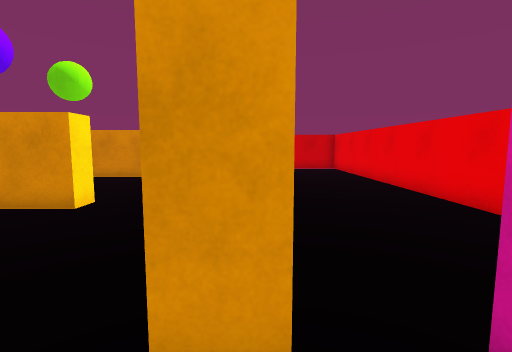
View 1 (above)

24 first-person views from a walk through a scene from a Unity 3-D project. The camera is 1.4 m above the floor, tilts 6° down and sees 85° across. The floor is counted in squares, 1 m on a side. Each view is taken from the middle of a square. On the plan, view 1 faces up. The plan holds only what a view shows up to about 14 squares ahead; the rest is blank. The player character is not drawn.

View 2
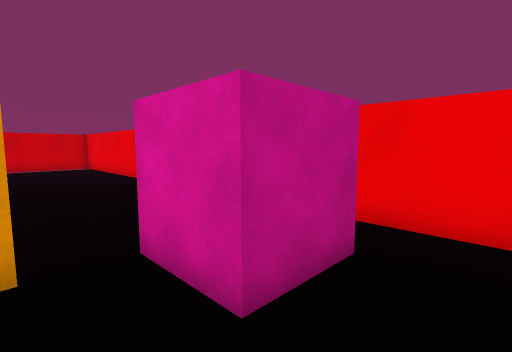

View 3
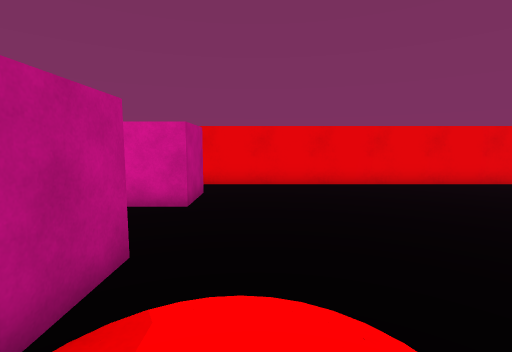

View 4
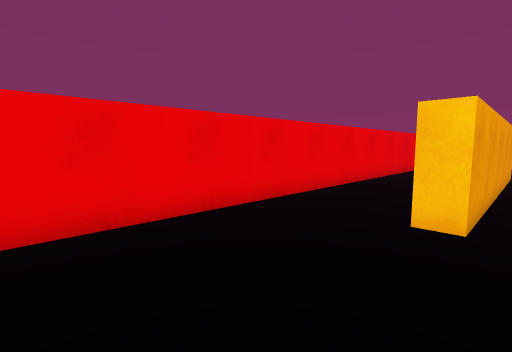

View 5
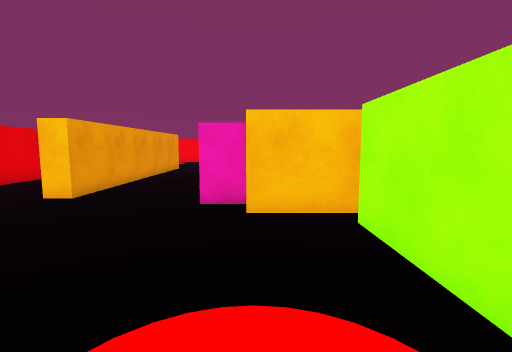

View 6
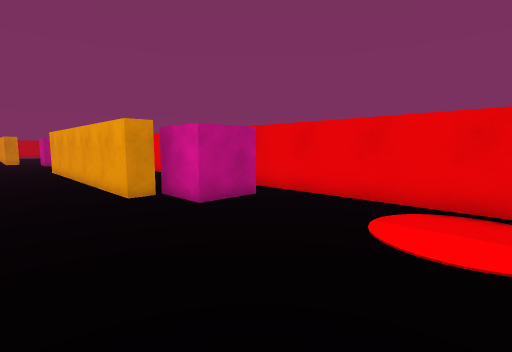

View 7
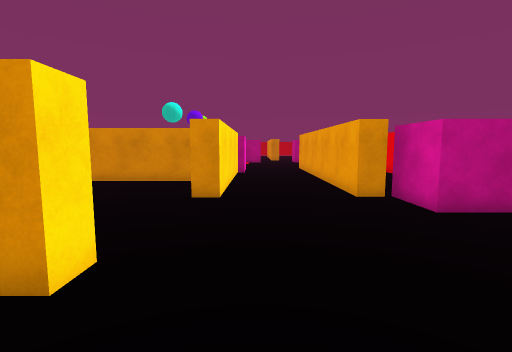

View 8
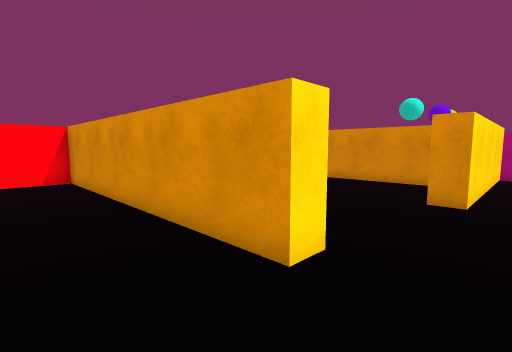

View 9
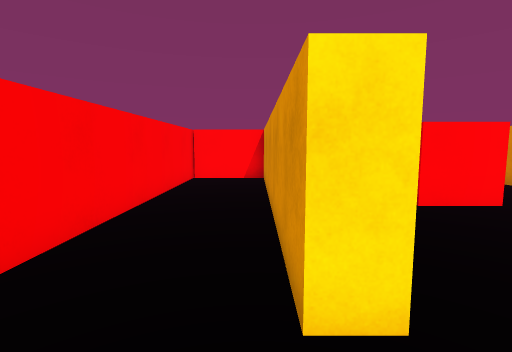

View 10
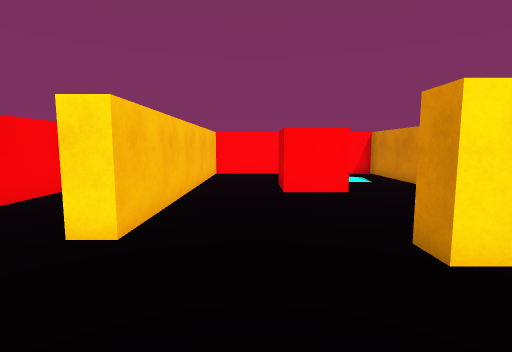

View 11
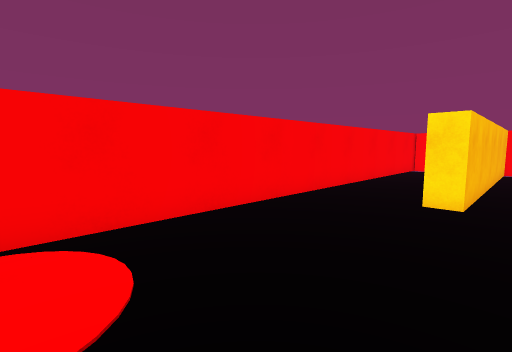

View 12
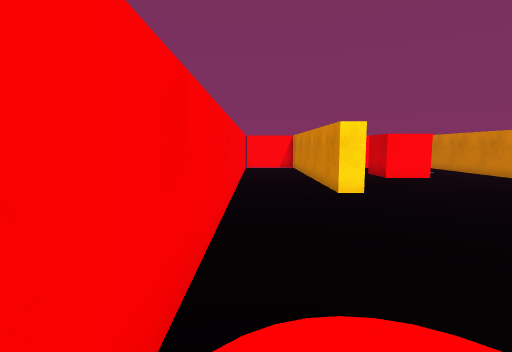

View 13
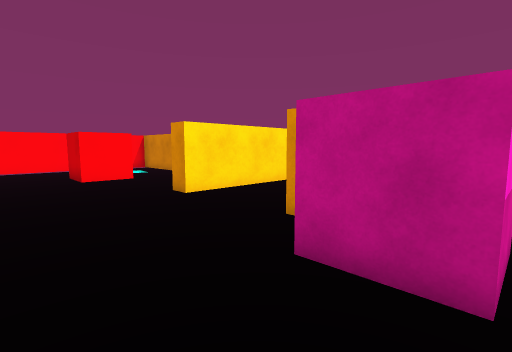

View 14
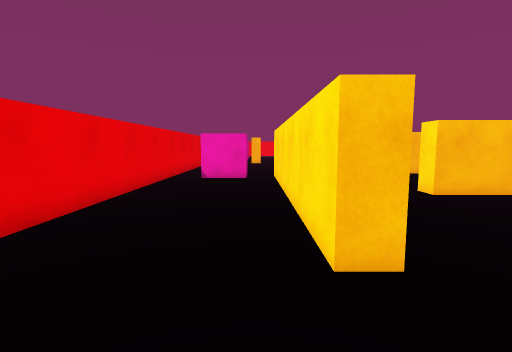

View 15
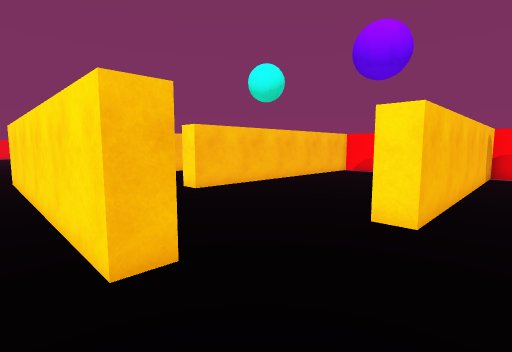

View 16
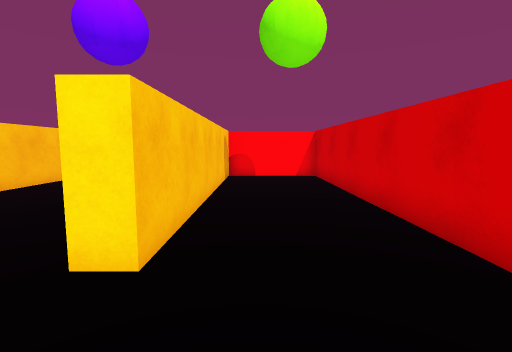

View 17
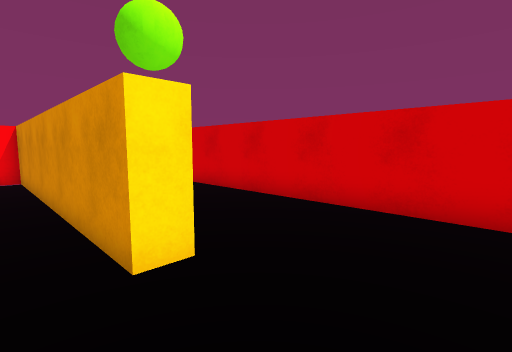

View 18
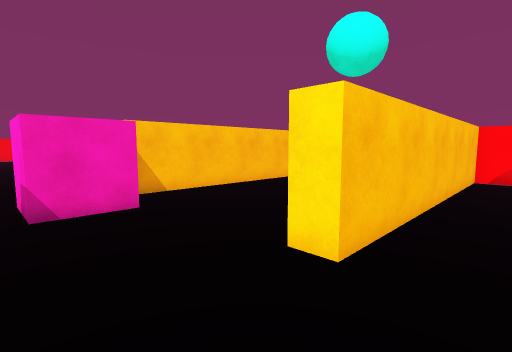

View 19
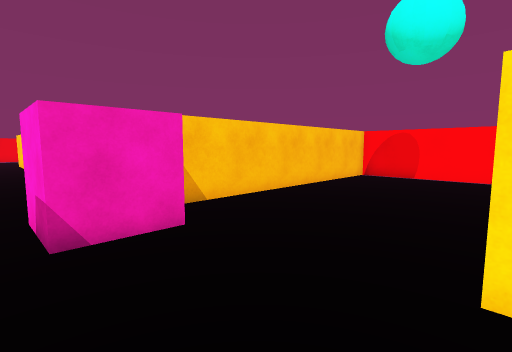

View 20
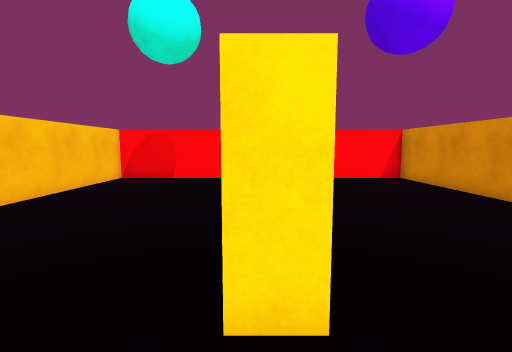

View 21
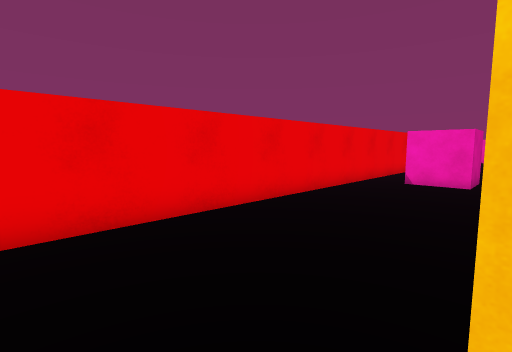

View 22
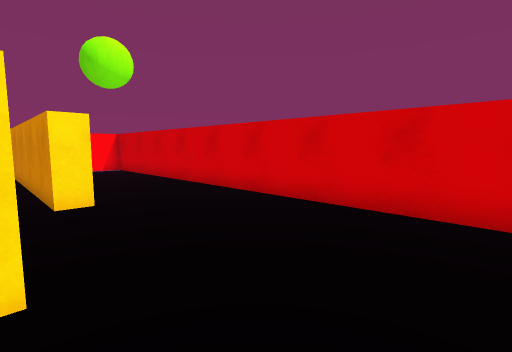

View 23
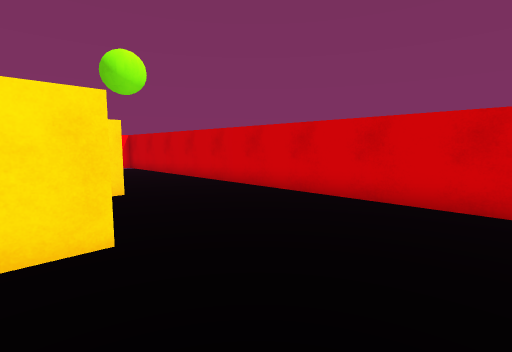

View 24
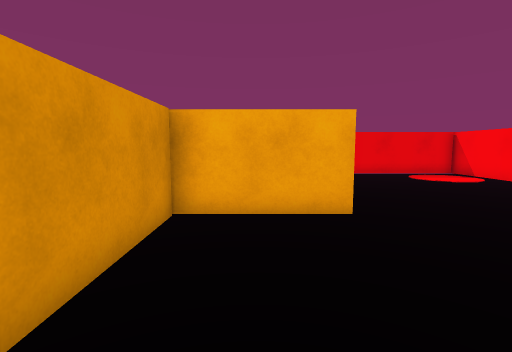

### Floor plan
Key: @ floor where view 1 was taken; # wall or solid block; . floor; v drop or lower ground.
Columns run from 14 left of view 1 to 5 right of it. Each row starts with its distance up from view 1.
 17 ###################
 16 #
 15 #
 14 #            . .   #
 13 ###########   .    #
 12 ###########        #
 11 #            .#  . #
 10 #             #   .#
  9 #             #    #
  8 #            .#    #
  7 #             #    #
  6 ########### ..#    #
  5 #             #    #
  4 #             #    #
  3 #            .#    #
  2 #            .#    #
  1 #          ##  .## #
  0 ############# @.## #
 -1           ..       #
 -2          . .  .    #
 -3         #...  .    #
 -4         #          #
 -5         #          #
 -6         #          #
 -7         ###        #
 -8           ##   #   #
 -9            #.  #   #
-10            #.  #   #
-11            #.  #   #
-12            #.  #   #
-13            #   #   #
-14 ############   #   #
-15 #         ##   #   #
-16      .    ##   #   #
-17      #    ##   ##  #
-18      #    ##   #####
-19 #   ##          ####
-20 #.            .    #
-21 #.               . #
-22 ###########       .#
-23 ########### .   ...#
-24 #               .vv#
-25 #           .   ...#
-26 ####################

Where each view was taken, in squares from view 1:
view 1: 0 up, 0 right, facing up
view 2: 2 down, 0 right, facing up-right
view 3: 2 down, 5 left, facing right
view 4: 3 down, 0 right, facing down-right
view 5: 1 down, 4 left, facing down
view 6: 25 down, 2 left, facing up-right
view 7: 25 down, 2 left, facing up
view 8: 25 down, 2 left, facing up-left
view 9: 23 down, 2 left, facing left
view 10: 20 down, 0 right, facing left
view 11: 21 down, 3 right, facing down-left
view 12: 25 down, 4 right, facing left
view 13: 22 down, 4 right, facing up-left
view 14: 14 up, 1 right, facing down
view 15: 14 up, 1 right, facing down-left
view 16: 14 up, 1 left, facing left
view 17: 11 up, 1 left, facing up-left
view 18: 8 up, 1 left, facing down-left
view 19: 6 up, 1 left, facing down-left
view 20: 6 up, 2 left, facing left
view 21: 13 up, 0 right, facing down-right
view 22: 11 up, 3 right, facing up-left
view 23: 10 up, 4 right, facing up-left
view 24: 16 down, 9 left, facing right
